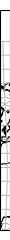

Python code for this plot:
import matplotlib.pyplot as plt
import cartopy.crs as ccrs

plt.figure(figsize=(0.1286, 3))
ax = plt.axes(projection=ccrs.UTM(
    zone=30))
ax.coastlines(resolution='110m')
ax.gridlines()
